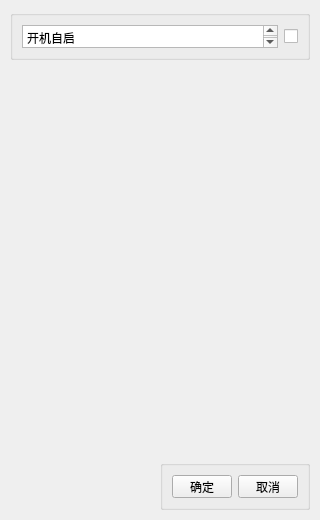
<?xml version="1.0" encoding="UTF-8"?>
<ui version="4.0">
 <class>Set</class>
 <widget class="QWidget" name="Set">
  <property name="geometry">
   <rect>
    <x>0</x>
    <y>0</y>
    <width>320</width>
    <height>520</height>
   </rect>
  </property>
  <property name="windowTitle">
   <string>设置</string>
  </property>
  <widget class="QGroupBox" name="groupBox">
   <property name="geometry">
    <rect>
     <x>10</x>
     <y>10</y>
     <width>300</width>
     <height>50</height>
    </rect>
   </property>
   <property name="styleSheet">
    <string notr="true">QGroupBox{
border-style:none;
};</string>
   </property>
   <property name="title">
    <string/>
   </property>
   <layout class="QHBoxLayout" name="horizontalLayout">
    <item>
     <widget class="QTextBrowser" name="textBrowser">
      <property name="html">
       <string>&lt;!DOCTYPE HTML PUBLIC &quot;-//W3C//DTD HTML 4.0//EN&quot; &quot;http://www.w3.org/TR/REC-html40/strict.dtd&quot;&gt;
&lt;html&gt;&lt;head&gt;&lt;meta name=&quot;qrichtext&quot; content=&quot;1&quot; /&gt;&lt;style type=&quot;text/css&quot;&gt;
p, li { white-space: pre-wrap; }
&lt;/style&gt;&lt;/head&gt;&lt;body style=&quot; font-family:'SimSun'; font-size:9pt; font-weight:400; font-style:normal;&quot;&gt;
&lt;p style=&quot; margin-top:0px; margin-bottom:0px; margin-left:0px; margin-right:0px; -qt-block-indent:0; text-indent:0px;&quot;&gt;开机自启&lt;/p&gt;&lt;/body&gt;&lt;/html&gt;</string>
      </property>
     </widget>
    </item>
    <item>
     <widget class="QCheckBox" name="self_start">
      <property name="text">
       <string/>
      </property>
     </widget>
    </item>
   </layout>
  </widget>
  <widget class="QGroupBox" name="groupBox_2">
   <property name="geometry">
    <rect>
     <x>160</x>
     <y>460</y>
     <width>150</width>
     <height>50</height>
    </rect>
   </property>
   <property name="styleSheet">
    <string notr="true">QGroupBox{
border-style:none;
};</string>
   </property>
   <property name="title">
    <string/>
   </property>
   <layout class="QHBoxLayout" name="horizontalLayout_2">
    <item>
     <widget class="QPushButton" name="ok">
      <property name="text">
       <string>确定</string>
      </property>
     </widget>
    </item>
    <item>
     <widget class="QPushButton" name="close">
      <property name="text">
       <string>取消</string>
      </property>
     </widget>
    </item>
   </layout>
  </widget>
 </widget>
 <resources/>
 <connections/>
</ui>
